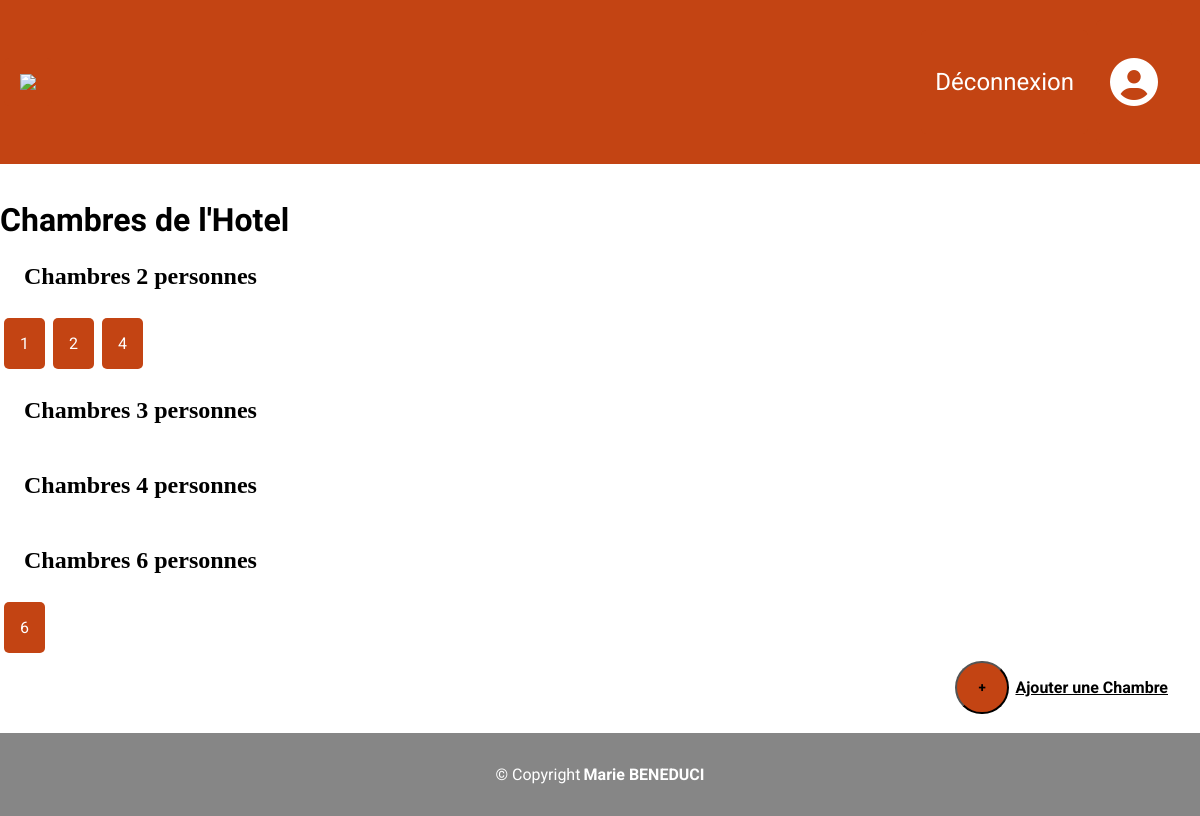
The page /views/chambreHotel.php?idHotel=22 on the database its author committed.
### tables this page shows
CREATE TABLE `chambre` (
  `id` int(20) NOT NULL,
  `numero` int(11) NOT NULL,
  `type` int(11) NOT NULL,
  `id_hotel` int(20) NOT NULL
);

### controllers/chambreHotel.php (called while the page is built, shortened)
<?php
        include '../models/ChambreRepository.php';
        $save = new ChambreRepository(connectDB());
        $chambre=$save->chambreHotel($_GET['idHotel']);
?>

### models/connectDB.php (called while the page is built)
<?php
function connectDB() {
    $host = 'localhost';
    $user = 'root';
    $db = 'cpoa';
    $pwd = '';
    try {
        $bdd = new PDO('mysql:host='.$host.';dbname='.$db.';charset=utf8', $user,$pwd);
        return $bdd;
    }catch (Exception $e) {
        exit('Erreur : '.$e->getMessage());
    }
}
?>

### models/ChambreRepository.php (the view, shortened to what this page needs)
<?php
require 'connectDB.php';
class ChambreRepository
{
    private $bdd;
    public function __construct($bdd)
    {
        $this->bdd = $bdd;
    }
    public function chambreHotel($idHotel){
                    $q3= $this->bdd->prepare('select * from chambre where id_hotel=? and type=?');
                    $q3 -> execute(array($idHotel,2));
                    echo "<h2>Chambres 2 personnes</h2>";
                    echo "<div class='les_chambres'>";
                    foreach($q3 as $data3){
                            echo "<p class='chambre'>".$data3['numero']."</p>";
                        }
                    echo "</div>";
                    $q4= $this->bdd->prepare('select * from chambre where id_hotel=? and type=?');
                    $q4 -> execute(array($idHotel,3));
                    echo "<h2>Chambres 3 personnes</h2>";
                    $q5= $this->bdd->prepare('select * from chambre where id_hotel=? and type=?');
                    $q5 -> execute(array($idHotel,4));
                    echo "<h2>Chambres 4 personnes</h2>";
                    $q6= $this->bdd->prepare('select * from chambre where id_hotel=? and type=?');
                    $q6 -> execute(array($idHotel,6));
                    echo "<h2>Chambres 6 personnes</h2>";
                    echo "<div class='les_chambres'>";
                    foreach($q6 as $data6){
                        echo "<p class='chambre'>".$data6['numero']."</p>";
                    }
                    echo "</div>";
    }
}

### assets/css/page.css (style rules this page uses)
body { margin: 0; min-height:100vh; display:flex; flex-direction:column; }
h2 { margin: 1em; }

### assets/css/hotel.css (style rules this page uses)
p { font-family: 'Roboto', sans-serif; }
.les_chambres { display: flex; }
.chambre { background-color: #C34413; color: white; padding: 1em; border-radius: 5px; margin: 0.25em; width:fit-content }

### rows shown on the page
chambre: numero "1"
chambre: numero "2"
chambre: numero "4"
chambre: numero "6"
